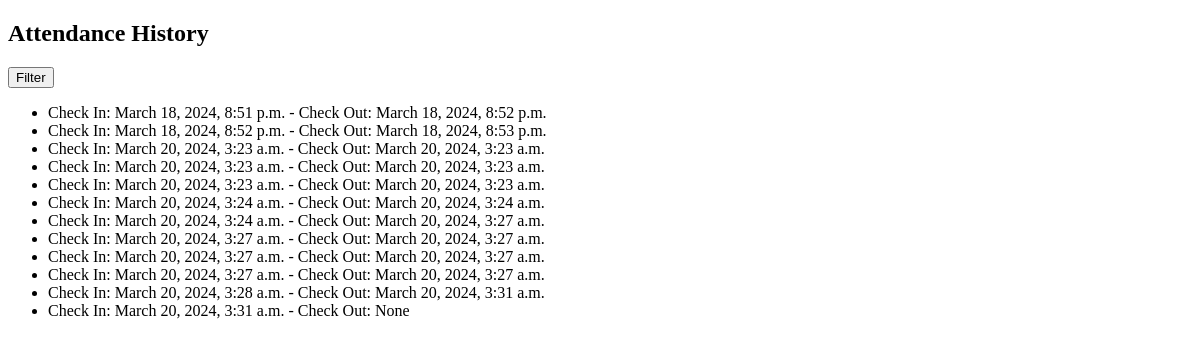
/checkInCheckOut/attendance-history/ (signed in), run on an earlier commit of the app's database.
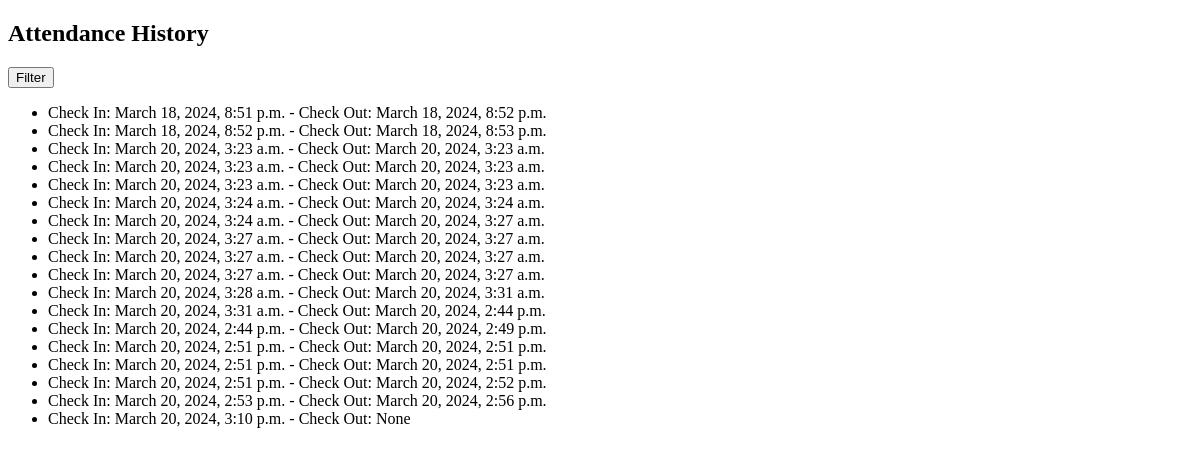
And on a later commit of the database.
### checkInCheckOut/models/Attendance.py (models this page shows)
class Attendance(models.Model):
    user = models.ForeignKey(CustomeUserModel, on_delete=models.CASCADE,verbose_name='User')
    check_in_time = models.DateTimeField(null=True, blank=True,verbose_name='Check in')
    check_out_time = models.DateTimeField(null=True, blank=True,verbose_name='Check out')

### checkInCheckOut/views/checkinCheckoutV.py (the view)
# urls.py: path('attendance-history/', attendance_history, name='attendance_history'),
@login_required
def attendance_history(request):
    user = request.user  # Assuming the user is authenticated
    attendance_history = Attendance.objects.filter(user=user)
    return render(request, 'checkInCheckOut/attendance_history.html', {'attendance_history': attendance_history})

### checkInCheckOut/templates/checkInCheckOut/attendance_history.html (shortened to what this page needs)
<!DOCTYPE html>
<html lang="en">
<head>
</head>
<body>
    <h2>Attendance History</h2>
    <form method="get">
        <button type="submit">Filter</button>
    </form>
    <ul>
        {% for attendance in attendance_history %}
            <li>Check In: {{ attendance.check_in_time }} - Check Out: {{ attendance.check_out_time }}</li>
        {% empty %}
            <li>No attendance history found.</li>
        {% endfor %}
    </ul>
</body>
</html>

What changed in the data, as far as the page shows it:
changed Attendance (number 12 of 18 on the later page): check_out_time "None" → "March 20, 2024, 2:44 p.m."
added Attendance: check_in_time "March 20, 2024, 2:44 p.m.", check_out_time "March 20, 2024, 2:49 p.m."
added Attendance: check_in_time "March 20, 2024, 2:51 p.m.", check_out_time "March 20, 2024, 2:51 p.m."
added Attendance: check_in_time "March 20, 2024, 2:51 p.m.", check_out_time "March 20, 2024, 2:51 p.m."
added Attendance: check_in_time "March 20, 2024, 2:51 p.m.", check_out_time "March 20, 2024, 2:52 p.m."
added Attendance: check_in_time "March 20, 2024, 2:53 p.m.", check_out_time "March 20, 2024, 2:56 p.m."
added Attendance: check_in_time "March 20, 2024, 3:10 p.m.", check_out_time "None"
